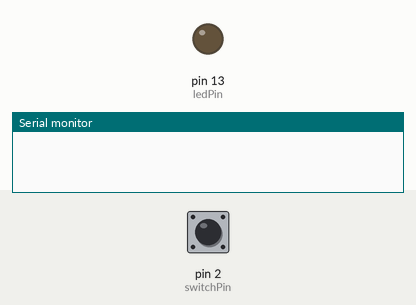
Simulated run of this sketch. Board: Arduino Uno, built with avr-gcc and run on an emulated ATmega328P. On the bench: output pins drawn as LEDs (lit = HIGH), the last lines printed to the serial monitor. The test bench sets the inputs (shaded band); at power-on: pin 2 (switchPin) HIGH.

Above: at 1.2 s.
1.3 s: pin 2 (switchPin) pulled LOW for 0.15 s
At 2.5 s:
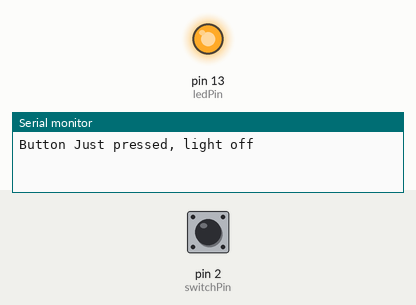
2.9 s: pin 2 (switchPin) pulled LOW for 1 s
At 3.8 s:
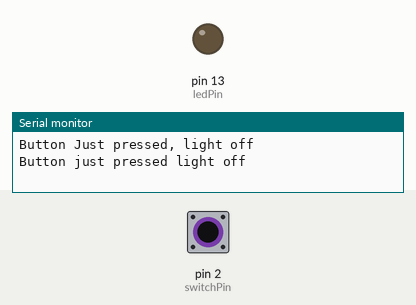
5.4 s: pin 2 (switchPin) pulled LOW for 3.2 s
At 5.7 s:
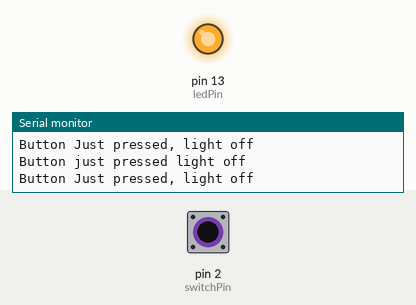
Timing chart, 0 to 8.4 s (numbered marks = the images above; inputs shaded):
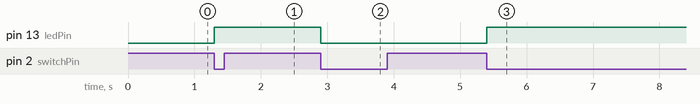

Measured:
- after the input at 1.3 s, pin 13 (ledPin): LOW → HIGH at once
- after the input at 2.9 s, pin 13 (ledPin): HIGH → LOW at once
- after the input at 5.4 s, pin 13 (ledPin): LOW → HIGH at once

The sketch:

GRiffin_Debounce.ino
```cpp
const int switchPin = 2; // swithc monitors pin 2
const int ledPin = 13; // led is on pin 13
int buttonState;
int lightState = 0; //
void setup() {
  // put your setup code here, to run once:
pinMode(2,INPUT);
pinMode(ledPin,OUTPUT);
Serial.begin(9600);
buttonState= digitalRead(2);

}

void loop() {
  // put your main code here, to run repeatedly:
int  val= digitalRead(2);
if (val != buttonState){
  if (val == LOW){
    if (lightState == 0) {
      lightState = 1;
      digitalWrite(ledPin, HIGH);
      Serial.println("Button Just pressed, light off");
    }
    else{
      lightState = 0;
      digitalWrite(ledPin,LOW);
      Serial.println("Button just pressed light off");
    }
  }
}
buttonState= val;
}
```
